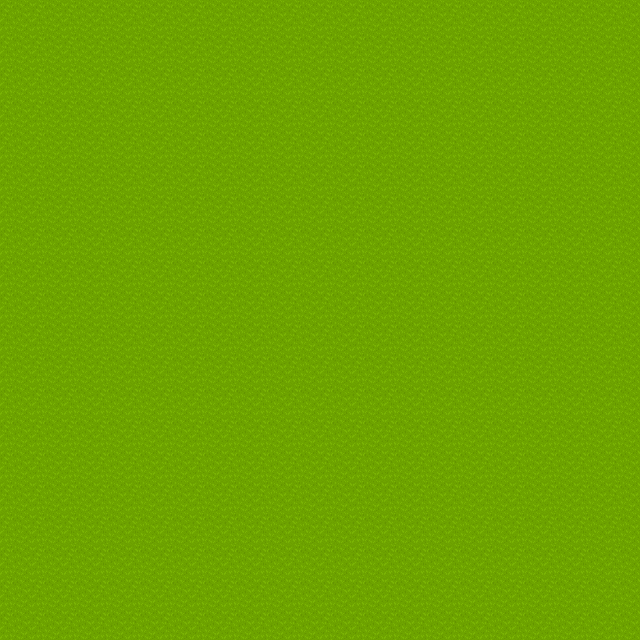

Rendered tile map (Tiled .tmx) drawn with the repository's tilesets; below, a short description and the map source with its tile grids summarised:
An orthogonal 20x20 tile map with 32x32 px tiles, 1 tile layer (ground).

<map version="1.5" tiledversion="1.7.2" orientation="orthogonal" renderorder="right-down" width="20" height="20" tilewidth="32" tileheight="32" infinite="0" nextlayerid="2" nextobjectid="1">
 <tileset firstgid="1" name="pipo2" tilewidth="32" tileheight="32" tilecount="1064" columns="8">
  <image source="pipo2.png" width="256" height="4256" />
 </tileset>
 <layer id="1" name="ground" width="20" height="20">
  <data>[400 cells, 400 non-empty, 1 distinct tile ids]</data>
 </layer>
</map>
